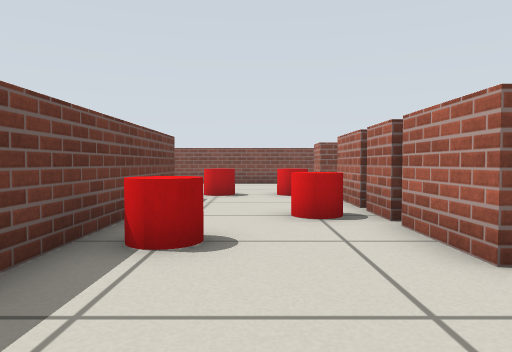
[1] (above)

19 first-person views from a walk through a robot-simulator world made for Gazebo. The camera is 0.43 m above the floor, tilts 2° down and sees 70° across. The floor is counted in squares, 0.5 m on a side. Each view is taken from the middle of a square. On the plan, view 1 faces up. The plan holds only what a view shows up to about 12 squares ahead; the rest is blank. Some stock models are drawn as simple stand-ins. Surface patterns are stand-ins for the level's own textures.

[2]
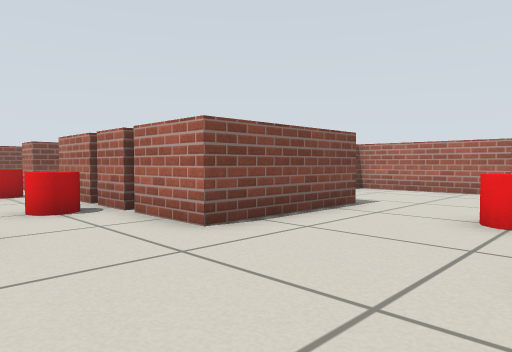

[3]
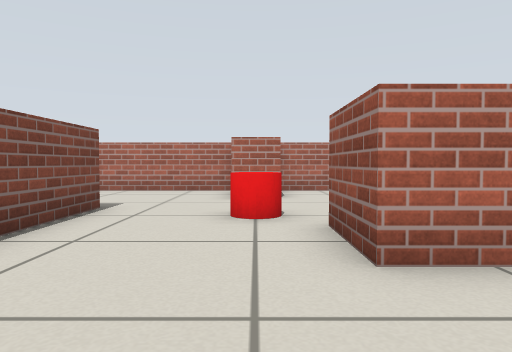

[4]
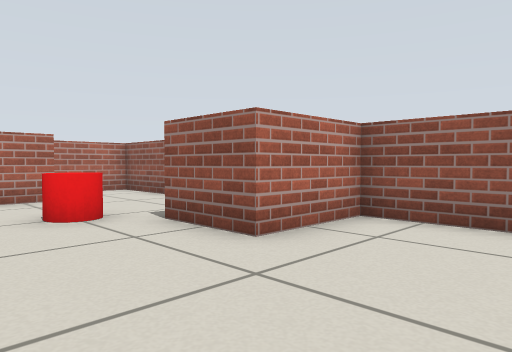

[5]
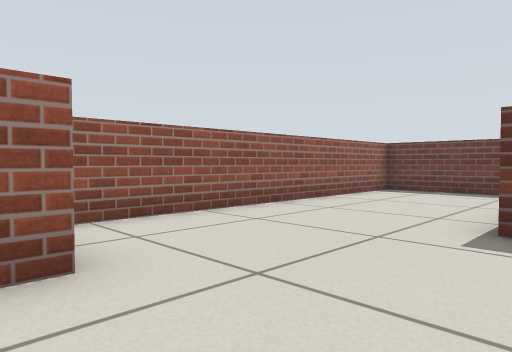

[6]
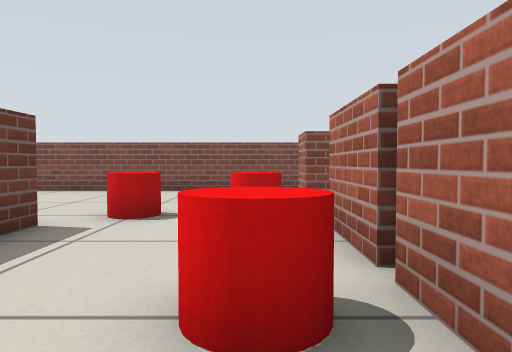

[7]
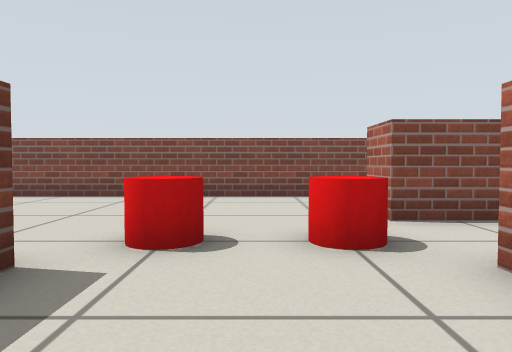

[8]
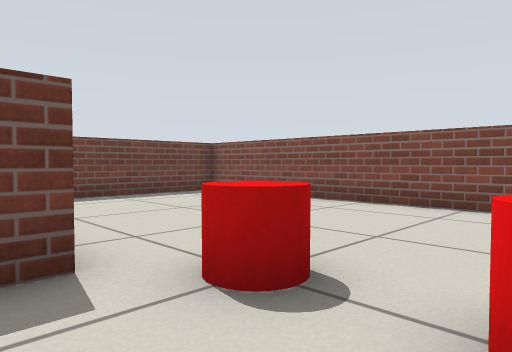

[9]
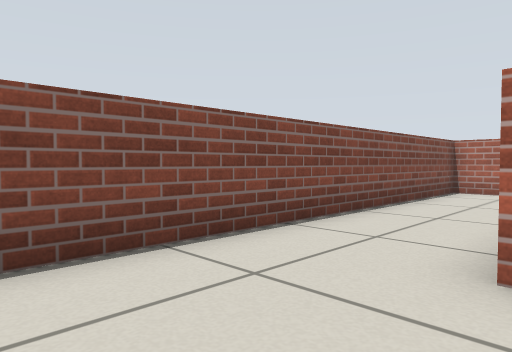

[10]
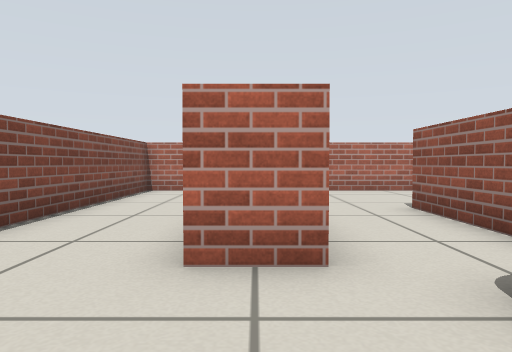

[11]
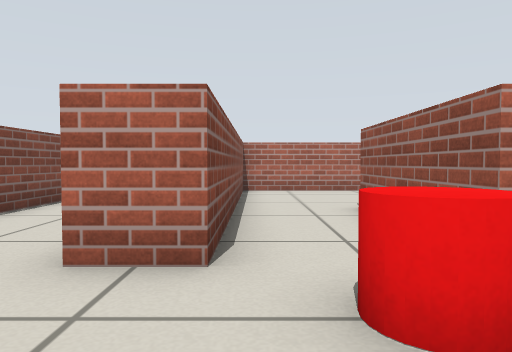

[12]
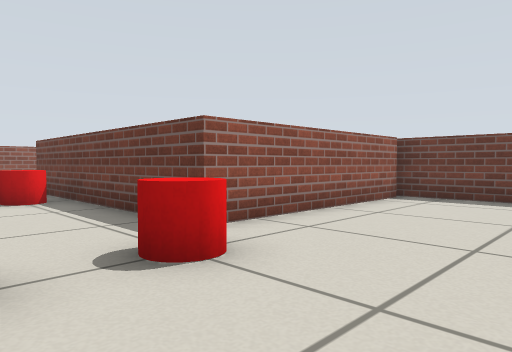

[13]
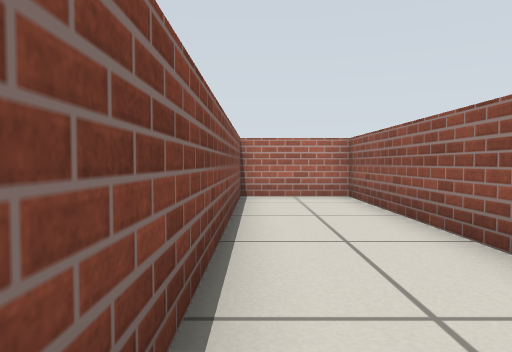

[14]
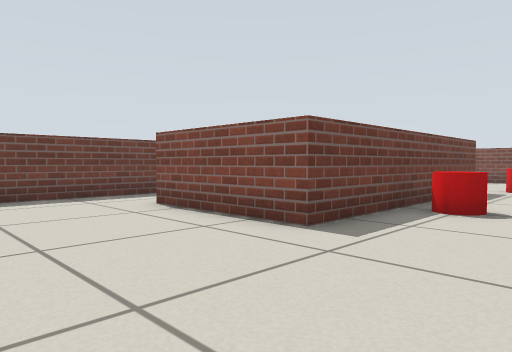

[15]
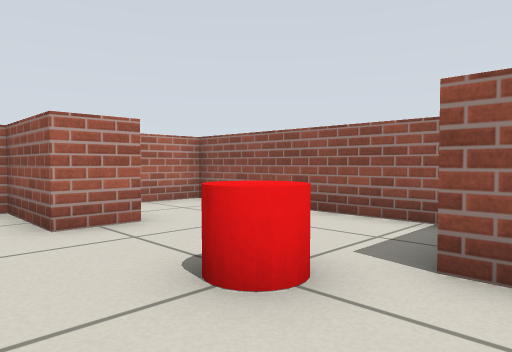

[16]
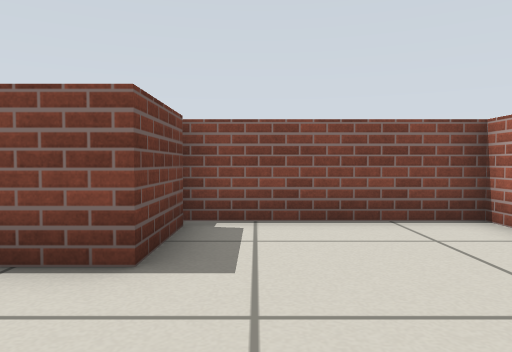

[17]
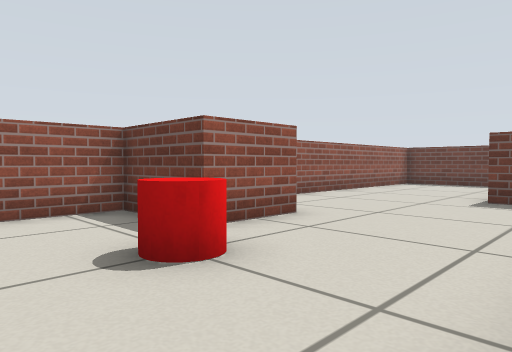

[18]
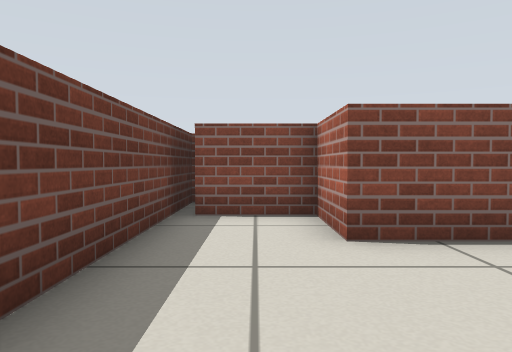

[19]
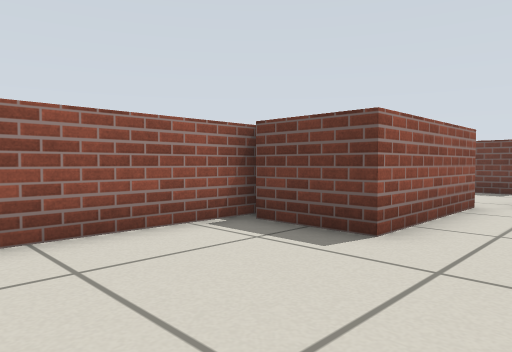

### Floor plan
Ten units are one square. View 1 is at (0, 0); x grows to the right and y downward. Boxes are objects, and circles mark ways between rooms. Rooms are numbered by the first view taken in them; rooms with no view inside come last. Other rooms are left out.
<svg viewBox="-89 -159 198 198">
<path fill="none" stroke="#000" d="M20 -54 20 -66M20 -69 20 -90M60 -50 60 -30 20 -30 20 -50M20 -114 20 -126M44 -126 104 -126 104 -154 -84 -154 -84 -88M-84 -50 -84 34 20 34 20 10 40 10 40 34 104 34 104 8M-80 -90 -20 -90 -20 -10 -60 -10 -60 -30 -80 -30M80 6 80 -6 104 -6 104 -54 59 -54M55 -66 92 -66M104 -70 104 -114 20 -114M20 -90 60 -90 60 -70"/>
<rect x="-15" y="-45" width="10" height="10" fill="#bbb"><title>red cylinder</title></rect>
<rect x="-15" y="-105" width="10" height="10" fill="#bbb"><title>red cylinder</title></rect>
<rect x="5" y="-65" width="10" height="10" fill="#bbb"><title>red cylinder</title></rect>
<rect x="5" y="-105" width="10" height="10" fill="#bbb"><title>red cylinder</title></rect>
<rect x="45" y="-5" width="10" height="10" fill="#bbb"><title>red cylinder</title></rect>
<circle cx="25" cy="-105" r="3" fill="#2a7"/>
<text x="10" y="-60">1</text>
<text x="70" y="-90">2</text>
</svg>
Room 1 opens to room 2.

Where each view was taken, in squares from view 1:
view 1: 0 up, 0 right, facing up
view 2: 1 down, 1 left, facing up-right
view 3: 0 up, 1 left, facing right
view 4: 2 up, 1 left, facing down-right
view 5: 2 up, 3 right, facing down-left
view 6: 4 up, 1 right, facing up
view 7: 6 up, 0 right, facing up
view 8: 8 up, 1 right, facing up-left
view 9: 12 up, 1 left, facing up-right
view 10: 12 up, 1 left, facing right
view 11: 11 up, 1 left, facing right
view 12: 13 up, 1 right, facing down-left
view 13: 15 up, 1 right, facing right
view 14: 3 down, 1 right, facing up-left
view 15: 2 up, 3 right, facing down-right
view 16: 0 up, 7 right, facing up
view 17: 3 up, 7 right, facing down-left
view 18: 3 down, 7 left, facing up
view 19: 11 up, 10 right, facing down-left
